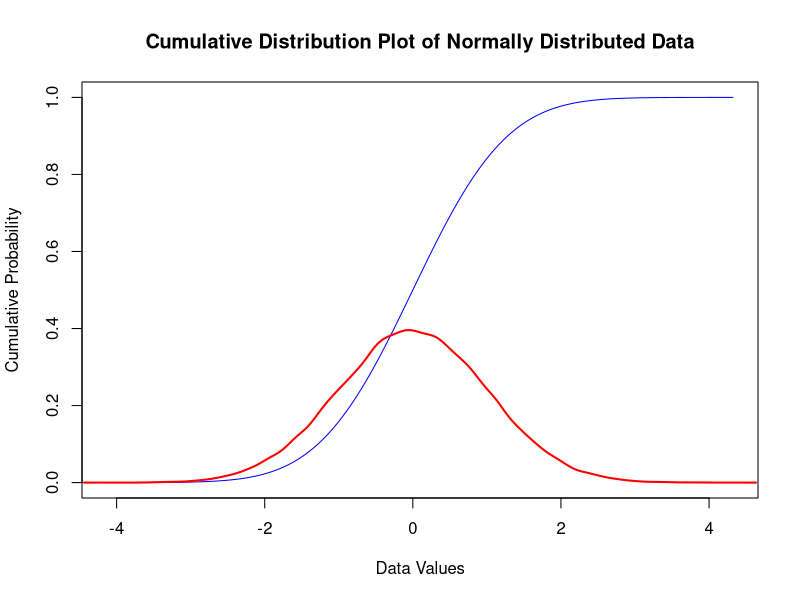
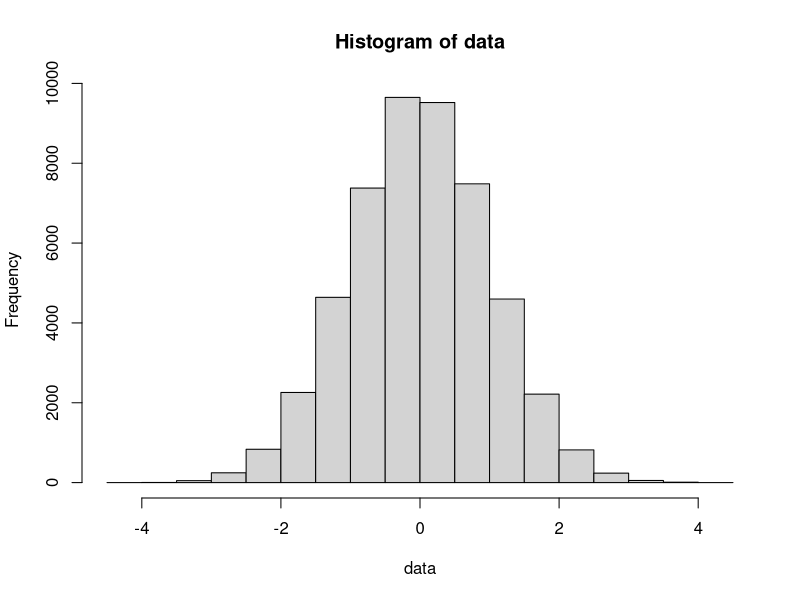

Write R code to recreate these figures, in order.
#' @title 9_ExploringDataAndPackages.R
#' @description Using R packages to explore and plot data
#' @author NMCG
#' @bugs None
#' @keywords pacman, esquisse

# Set the seed for reproducibility
set.seed(123)

# Generate a sample of normally distributed data
data <- rnorm(50000, mean = 0, sd = 1)

# Sort the data in ascending order
sorted_data <- sort(data)

# Generate the cumulative distribution function (CDF) values
cdf_values <- pnorm(sorted_data)

# Create a cumulative distribution plothttp://127.0.0.1:45685/graphics/8080d210-aad5-4313-b7e7-bf162abe79ac.png
plot(sorted_data, cdf_values, type = "l", col = "blue",
     xlab = "Data Values", ylab = "Cumulative Probability",
     main = "Cumulative Distribution Plot of Normally Distributed Data")

# Add a reference line for the theoretical normal distribution
#curve(pnorm(x), add = TRUE, col = "red", lty = 2)


lines(density(data), col = "red", lwd = 2)

hist(data)

probability <- pnorm(1.96)
print(probability)
